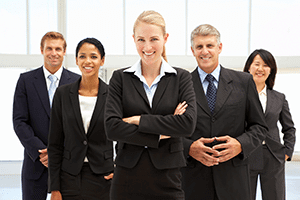
#> input picture face_detection_in_image/image.png, 300 x 200 px
$ python main.py
#> lines starting #> are read from the running program, lines starting #| are printed output that depends on the picture; after the words box and inside, x2 and y2 are one past the last pixel; in counts of white or black regions, pixels touching at a corner belong together
# pip install opencv-python

import cv2
face_cascade = cv2.CascadeClassifier('haarcascade_frontalface_default.xml')

img=cv2.imread('image.png')
#> img is the input picture: shape (200, 300, 3); mean B, G, R 120.9, 124.8, 132.6

gray=cv2.cvtColor(img,cv2.COLOR_BGR2GRAY)
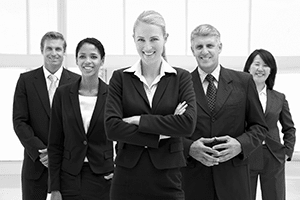
#> gray: shape (200, 300); min 0, max 255, mean 126.8
#Detect faces
faces=face_cascade.detectMultiScale(gray,1.1,4)
#> faces = [[39, 37, 29, 29], [191, 36, 29, 29], [74, 45, 30, 30], [248, 55, 26, 26], [130, 26, 37, 37]]

# draw rectangle in face
for(x,y,w,h) in faces:
       cv2.rectangle(img,(x,y),(x+w ,y+h),(55,50,255),2)
#> this loop made 5 passes
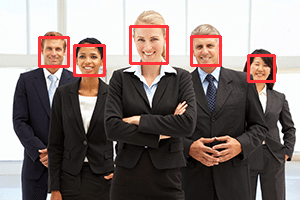
#> img: shape (200, 300, 3); 2.99% of pixels changed, all inside (x1, y1, x2, y2) = (38, 25, 276, 83)

#display image
cv2.imshow('Face Detection',img)
cv2.waitKey()
